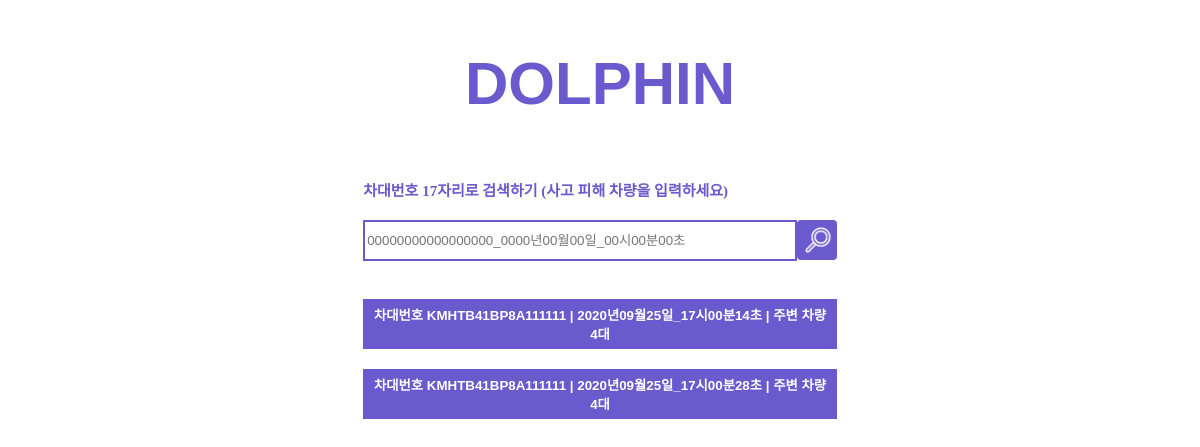
The app's page /alldata/ (signed in) with its own data.
### myapp/models.py (models this page shows, shortened)
class Accident(models.Model):
    mycar_date = models.CharField('차대번호(17자리)_사고발생시간', max_length=37, unique=True)
    mycar = models.ForeignKey('Device', related_name='mycar', on_delete=models.CASCADE)
    date = models.CharField('사고발생일시', max_length=20)
    othercars = models.ManyToManyField('Device', related_name='othercars', blank=True)
    noregicar = models.CharField('기기등록X차량 mac주소 모음', blank=True, max_length=10000)
    carcount = models.IntegerField('차량수', default=0)

class Device(models.Model):
    VIN = models.CharField('차대번호(17자리)', max_length=20, unique=True)
    MAC = models.CharField('MAC주소(12자리)', max_length=20, unique=True)
    name = models.CharField('운전자 이름', max_length=20)
    tel = models.CharField('연락처(-포함)', max_length=20, unique=True)
    def __str__(self):
        return self.VIN

### myapp/views.py (the view)
# urls.py: path('alldata/', alldata, name="alldata"),
@login_required
def alldata(request):
    infos = Accident.objects.all()
    search = request.GET.get('search', '')
    if search:
        infos = infos.filter(mycar_date__icontains=search)
    context = {'infos': infos, 'search': search}
    return render(request, 'alldata.html', context)

### myapp/templates/alldata.html (shortened to what this page needs)
{% load static %}
<!DOCTYPE html>
<html lang="ko">
<head>
    <link rel="stylesheet" type="text/css" href="{% static 'css/alldata.css' %}">
    <link rel="stylesheet" type="text/css" href="{% static 'css/base.css' %}">
</head>
<body>
    <div class="navbar">
        <a href="{%url 'mainpage' %}"><button class="title"><h1>DOLPHIN</h1></button></a>
    </div>
    <div class="container">
        <form method="get" action="{%url 'alldata'%}" class="search">
            <label class=search-label>차대번호 17자리로 검색하기 (사고 피해 차량을 입력하세요) </label>
            <div class="search-container">
                <input type="text" class="search-input" placeholder="00000000000000000_0000년00월00일_00시00분00초" aria-label="Search"
                    name="search" value="{{search}}">
                <button type="submit" class="search-button"><img id="search-icon" src="\static\img\search.png"
                        alt="검색"></button>
            </div>
        </form>
        <div class="info-container">
            {% for info in infos %}
            <a href="{% url 'detaildata' info.id %}"><button class="info-item">차대번호 {{info.mycar}} | {{info.date}} | 주변
                    차량
                    {{info.carcount}}대</button></a>
            {% endfor %}
        </div>
    </div>
</body>
</html>

### myapp/static/css/alldata.css (style rules this page uses)
.search { width: 40%; height: 100px; margin: 0 auto; }
.search-label { color: slateblue; font-weight: bold; font-size: 15px; }
.search-container { display: flex; justify-content: center; height: 80px; }
.search-input { width: 90%; height: 35px; margin: auto auto; border: 2px solid slateblue; background-color: white; }
.search-button { width: 40px; height: 40px; border-radius: 10%; margin: 20px auto; border: 0; display: inline-block; background-color: slateblue; color: white; }
#search-icon { display: flex; width: 30px; justify-content: center; margin: auto auto; }
.info-container { width: 40%; margin: 10px auto; display: block; }
.info-item { border: 2px solid slateblue; width: 100%; height: 50px; margin: 10px 0; background-color: slateblue; font-weight: bold; color: white; }

### myapp/static/css/base.css (style rules this page uses)
body { background-color: white; }
.navbar { display: flex; justify-content: center; }
.title { font-size: 30px; color: slateblue; background-color: white; border: 0; outline: 0; }
.container { margin-top: 20px; }

### records on screen
Accident: mycar "KMHTB41BP8A111111", date "2020년09월25일_17시00분14초", carcount "4"
Accident: mycar "KMHTB41BP8A111111", date "2020년09월25일_17시00분28초", carcount "4"
